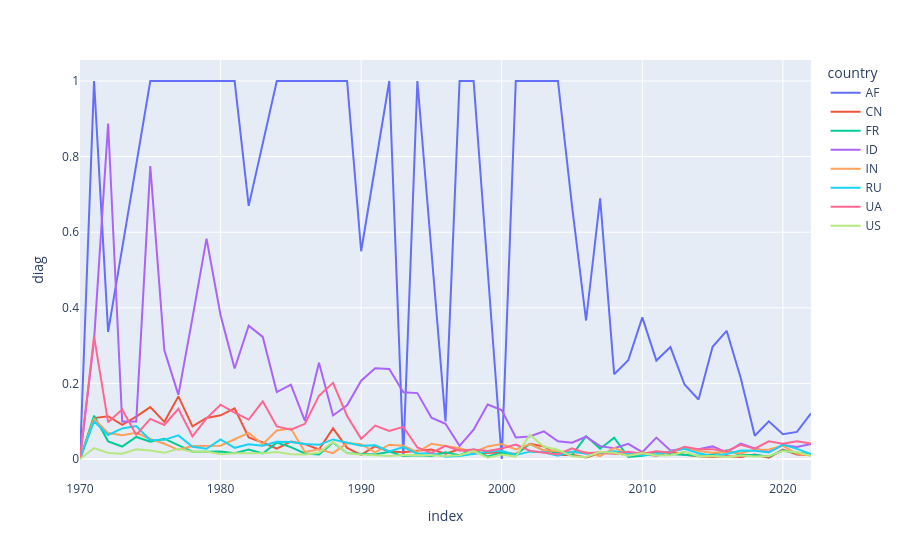

The notebook cell saved with this chart:
### Code cell
country_list = ["US" ,"CN", "ID", "IN", "FR", "RU", "UA", "AF"]
px.line(
    (
        df_dist_yearly
        .query("country in @country_list")
    ),
    x="index",
    y="diag",
    color="country"
)
